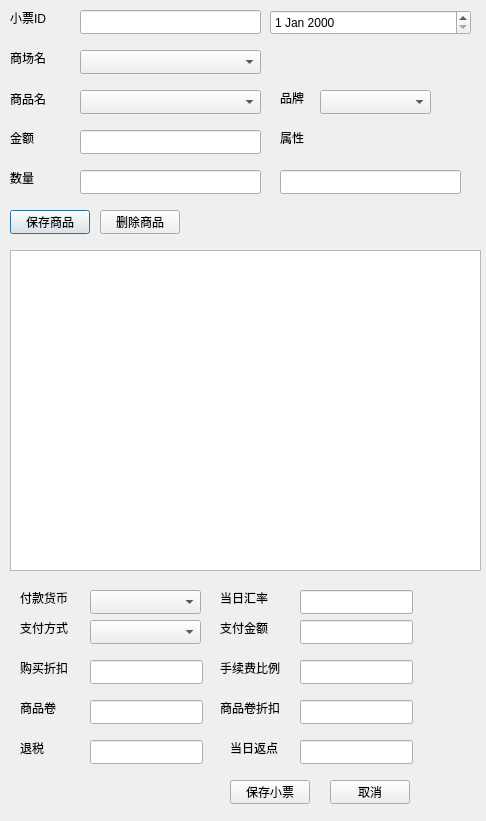
<?xml version="1.0" encoding="UTF-8"?>
<ui version="4.0">
 <class>NewInvoiceDialog</class>
 <widget class="QDialog" name="NewInvoiceDialog">
  <property name="geometry">
   <rect>
    <x>0</x>
    <y>0</y>
    <width>486</width>
    <height>821</height>
   </rect>
  </property>
  <property name="windowTitle">
   <string>Dialog</string>
  </property>
  <widget class="QComboBox" name="savedGoodsNameBox">
   <property name="geometry">
    <rect>
     <x>80</x>
     <y>90</y>
     <width>181</width>
     <height>24</height>
    </rect>
   </property>
   <property name="editable">
    <bool>false</bool>
   </property>
  </widget>
  <widget class="QLabel" name="label">
   <property name="geometry">
    <rect>
     <x>10</x>
     <y>90</y>
     <width>59</width>
     <height>16</height>
    </rect>
   </property>
   <property name="text">
    <string>&lt;html&gt;&lt;head/&gt;&lt;body&gt;&lt;p&gt;商品名&lt;/p&gt;&lt;/body&gt;&lt;/html&gt;</string>
   </property>
  </widget>
  <widget class="QLabel" name="label_2">
   <property name="geometry">
    <rect>
     <x>10</x>
     <y>130</y>
     <width>59</width>
     <height>16</height>
    </rect>
   </property>
   <property name="text">
    <string>金额</string>
   </property>
  </widget>
  <widget class="QLabel" name="label_3">
   <property name="geometry">
    <rect>
     <x>10</x>
     <y>170</y>
     <width>59</width>
     <height>16</height>
    </rect>
   </property>
   <property name="text">
    <string>数量</string>
   </property>
  </widget>
  <widget class="QPushButton" name="saveGoodsButton">
   <property name="geometry">
    <rect>
     <x>10</x>
     <y>210</y>
     <width>80</width>
     <height>24</height>
    </rect>
   </property>
   <property name="text">
    <string>保存商品</string>
   </property>
  </widget>
  <widget class="QTableView" name="invoiceView">
   <property name="geometry">
    <rect>
     <x>10</x>
     <y>250</y>
     <width>471</width>
     <height>321</height>
    </rect>
   </property>
  </widget>
  <widget class="QPushButton" name="saveButton">
   <property name="geometry">
    <rect>
     <x>230</x>
     <y>780</y>
     <width>80</width>
     <height>24</height>
    </rect>
   </property>
   <property name="text">
    <string>保存小票</string>
   </property>
  </widget>
  <widget class="QPushButton" name="cancelButton">
   <property name="geometry">
    <rect>
     <x>330</x>
     <y>780</y>
     <width>80</width>
     <height>24</height>
    </rect>
   </property>
   <property name="text">
    <string>取消</string>
   </property>
  </widget>
  <widget class="QLineEdit" name="goodsPriceEdit">
   <property name="geometry">
    <rect>
     <x>80</x>
     <y>130</y>
     <width>181</width>
     <height>24</height>
    </rect>
   </property>
  </widget>
  <widget class="QComboBox" name="currencyBox">
   <property name="geometry">
    <rect>
     <x>90</x>
     <y>590</y>
     <width>111</width>
     <height>24</height>
    </rect>
   </property>
  </widget>
  <widget class="QLineEdit" name="goodsCountEdit">
   <property name="geometry">
    <rect>
     <x>80</x>
     <y>170</y>
     <width>181</width>
     <height>24</height>
    </rect>
   </property>
  </widget>
  <widget class="QLabel" name="label_4">
   <property name="geometry">
    <rect>
     <x>230</x>
     <y>740</y>
     <width>59</width>
     <height>16</height>
    </rect>
   </property>
   <property name="text">
    <string>当日返点</string>
   </property>
  </widget>
  <widget class="QLineEdit" name="rebateEdit">
   <property name="geometry">
    <rect>
     <x>300</x>
     <y>740</y>
     <width>113</width>
     <height>24</height>
    </rect>
   </property>
  </widget>
  <widget class="QLabel" name="label_5">
   <property name="geometry">
    <rect>
     <x>220</x>
     <y>590</y>
     <width>59</width>
     <height>16</height>
    </rect>
   </property>
   <property name="text">
    <string>当日汇率</string>
   </property>
  </widget>
  <widget class="QLineEdit" name="exchangeRateEdit">
   <property name="geometry">
    <rect>
     <x>300</x>
     <y>590</y>
     <width>113</width>
     <height>24</height>
    </rect>
   </property>
  </widget>
  <widget class="QLabel" name="label_6">
   <property name="geometry">
    <rect>
     <x>20</x>
     <y>700</y>
     <width>59</width>
     <height>16</height>
    </rect>
   </property>
   <property name="text">
    <string>商品卷</string>
   </property>
  </widget>
  <widget class="QLineEdit" name="couponEdit">
   <property name="geometry">
    <rect>
     <x>90</x>
     <y>700</y>
     <width>113</width>
     <height>24</height>
    </rect>
   </property>
  </widget>
  <widget class="QLabel" name="label_7">
   <property name="geometry">
    <rect>
     <x>220</x>
     <y>700</y>
     <width>71</width>
     <height>16</height>
    </rect>
   </property>
   <property name="text">
    <string>商品卷折扣</string>
   </property>
  </widget>
  <widget class="QLineEdit" name="couponDiscountEdit">
   <property name="geometry">
    <rect>
     <x>300</x>
     <y>700</y>
     <width>113</width>
     <height>24</height>
    </rect>
   </property>
  </widget>
  <widget class="QLineEdit" name="idEdit">
   <property name="geometry">
    <rect>
     <x>80</x>
     <y>10</y>
     <width>181</width>
     <height>24</height>
    </rect>
   </property>
  </widget>
  <widget class="QLabel" name="label_8">
   <property name="geometry">
    <rect>
     <x>10</x>
     <y>10</y>
     <width>59</width>
     <height>16</height>
    </rect>
   </property>
   <property name="text">
    <string>小票ID</string>
   </property>
  </widget>
  <widget class="QLabel" name="label_9">
   <property name="geometry">
    <rect>
     <x>20</x>
     <y>590</y>
     <width>59</width>
     <height>16</height>
    </rect>
   </property>
   <property name="text">
    <string>付款货币</string>
   </property>
  </widget>
  <widget class="QPushButton" name="delGoodsButton">
   <property name="geometry">
    <rect>
     <x>100</x>
     <y>210</y>
     <width>80</width>
     <height>24</height>
    </rect>
   </property>
   <property name="text">
    <string>删除商品</string>
   </property>
  </widget>
  <widget class="QComboBox" name="shopNameBox">
   <property name="geometry">
    <rect>
     <x>80</x>
     <y>50</y>
     <width>181</width>
     <height>24</height>
    </rect>
   </property>
   <property name="editable">
    <bool>false</bool>
   </property>
  </widget>
  <widget class="QLabel" name="label_10">
   <property name="geometry">
    <rect>
     <x>10</x>
     <y>50</y>
     <width>59</width>
     <height>16</height>
    </rect>
   </property>
   <property name="text">
    <string>商场名</string>
   </property>
  </widget>
  <widget class="QLabel" name="label_11">
   <property name="geometry">
    <rect>
     <x>20</x>
     <y>740</y>
     <width>59</width>
     <height>16</height>
    </rect>
   </property>
   <property name="text">
    <string>退税</string>
   </property>
  </widget>
  <widget class="QLineEdit" name="taxFreeEdit">
   <property name="geometry">
    <rect>
     <x>90</x>
     <y>740</y>
     <width>113</width>
     <height>24</height>
    </rect>
   </property>
  </widget>
  <widget class="QComboBox" name="brandComboBox">
   <property name="geometry">
    <rect>
     <x>320</x>
     <y>90</y>
     <width>111</width>
     <height>24</height>
    </rect>
   </property>
  </widget>
  <widget class="QLabel" name="label_12">
   <property name="geometry">
    <rect>
     <x>280</x>
     <y>90</y>
     <width>59</width>
     <height>16</height>
    </rect>
   </property>
   <property name="text">
    <string>品牌</string>
   </property>
  </widget>
  <widget class="QLineEdit" name="attributeEdit">
   <property name="geometry">
    <rect>
     <x>280</x>
     <y>170</y>
     <width>181</width>
     <height>24</height>
    </rect>
   </property>
  </widget>
  <widget class="QLabel" name="label_13">
   <property name="geometry">
    <rect>
     <x>280</x>
     <y>130</y>
     <width>59</width>
     <height>16</height>
    </rect>
   </property>
   <property name="text">
    <string>属性</string>
   </property>
  </widget>
  <widget class="QComboBox" name="payMethodBox">
   <property name="geometry">
    <rect>
     <x>90</x>
     <y>620</y>
     <width>111</width>
     <height>24</height>
    </rect>
   </property>
  </widget>
  <widget class="QLabel" name="label_14">
   <property name="geometry">
    <rect>
     <x>20</x>
     <y>620</y>
     <width>59</width>
     <height>16</height>
    </rect>
   </property>
   <property name="text">
    <string>支付方式</string>
   </property>
  </widget>
  <widget class="QLabel" name="label_15">
   <property name="geometry">
    <rect>
     <x>220</x>
     <y>620</y>
     <width>59</width>
     <height>16</height>
    </rect>
   </property>
   <property name="text">
    <string>支付金额</string>
   </property>
  </widget>
  <widget class="QLineEdit" name="payPriceEdit">
   <property name="geometry">
    <rect>
     <x>300</x>
     <y>620</y>
     <width>113</width>
     <height>24</height>
    </rect>
   </property>
  </widget>
  <widget class="QLineEdit" name="disCountEdit">
   <property name="geometry">
    <rect>
     <x>90</x>
     <y>660</y>
     <width>113</width>
     <height>24</height>
    </rect>
   </property>
  </widget>
  <widget class="QLabel" name="label_16">
   <property name="geometry">
    <rect>
     <x>20</x>
     <y>660</y>
     <width>71</width>
     <height>16</height>
    </rect>
   </property>
   <property name="text">
    <string>购买折扣</string>
   </property>
  </widget>
  <widget class="QDateEdit" name="dateEdit">
   <property name="geometry">
    <rect>
     <x>270</x>
     <y>10</y>
     <width>201</width>
     <height>25</height>
    </rect>
   </property>
  </widget>
  <widget class="QLabel" name="label_17">
   <property name="geometry">
    <rect>
     <x>220</x>
     <y>660</y>
     <width>71</width>
     <height>16</height>
    </rect>
   </property>
   <property name="text">
    <string>手续费比例</string>
   </property>
  </widget>
  <widget class="QLineEdit" name="feeRateEdit">
   <property name="geometry">
    <rect>
     <x>300</x>
     <y>660</y>
     <width>113</width>
     <height>24</height>
    </rect>
   </property>
  </widget>
 </widget>
 <resources/>
 <connections/>
</ui>
